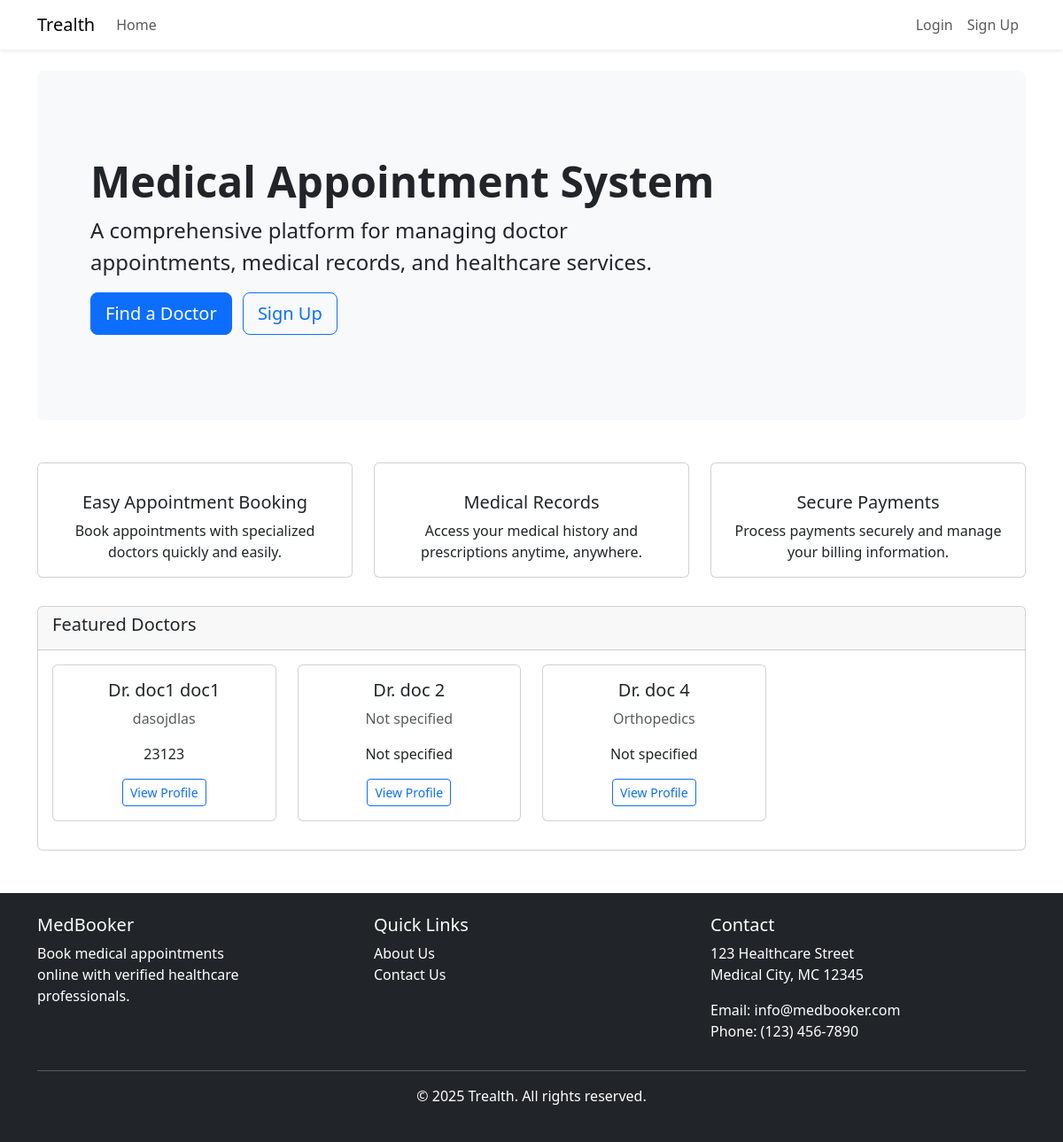
The page / on the database its author committed.
### doctors/models.py (models this page shows, shortened)
class Doctor(models.Model):
    doctor_id = models.AutoField(primary_key=True)
    user = models.OneToOneField(settings.AUTH_USER_MODEL, on_delete=models.CASCADE, related_name='doctor_profile')
    full_name = models.CharField(max_length=255)
    specialization = models.CharField(max_length=255)
    experience_years = models.IntegerField()
    license_number = models.CharField(max_length=50)
    consultation_fee = models.DecimalField(max_digits=10, decimal_places=2)
    hospital_name = models.CharField(max_length=255)
    hospital_location = models.CharField(max_length=255)

### core/views.py (the view)
# urls.py: 2. Add a URL to urlpatterns:  path('', views.home, name='home')
def home(request):
    featured_doctors = Doctor.objects.all()[:4]
    return render(request, 'core/home.html', {'featured_doctors': featured_doctors})

### templates/core/home.html (shortened to what this page needs)
{% extends 'base.html' %}
{% block content %}
<div class="row">
    <div class="col-md-12">
        <div class="p-5 mb-4 bg-light rounded-3">
            <div class="container-fluid py-5">
                <h1 class="display-5 fw-bold">Medical Appointment System</h1>
                <p class="col-md-8 fs-4">A comprehensive platform for managing doctor appointments, medical records, and healthcare services.</p>
                <a href="{% url 'core:find_doctor' %}" class="btn btn-primary btn-lg">Find a Doctor</a>
                {% if not user.is_authenticated %}
                <a href="{% url 'accounts:signup' %}" class="btn btn-outline-primary btn-lg ms-2">Sign Up</a>
                {% endif %}
            </div>
        </div>
    </div>
</div>
<div class="row mt-4">
    <div class="col-md-4">
        <div class="card mb-4">
            <div class="card-body text-center">
                <h5 class="card-title mt-3">Easy Appointment Booking</h5>
                <p class="card-text">Book appointments with specialized doctors quickly and easily.</p>
            </div>
        </div>
    </div>
    <div class="col-md-4">
        <div class="card mb-4">
            <div class="card-body text-center">
                <h5 class="card-title mt-3">Medical Records</h5>
                <p class="card-text">Access your medical history and prescriptions anytime, anywhere.</p>
            </div>
        </div>
    </div>
    <div class="col-md-4">
        <div class="card mb-4">
            <div class="card-body text-center">
                <h5 class="card-title mt-3">Secure Payments</h5>
                <p class="card-text">Process payments securely and manage your billing information.</p>
            </div>
        </div>
    </div>
</div>
<div class="row mt-2">
    <div class="col-md-12">
        <div class="card">
            <div class="card-header">
                <h5>Featured Doctors</h5>
            </div>
            <div class="card-body">
                <div class="row">
                    {% for doctor in featured_doctors %}
                    <div class="col-md-3">
                        <div class="card mb-3">
                            <div class="card-body text-center">
                                <h5 class="card-title">Dr. {{ doctor.full_name }}</h5>
                                <p class="card-text text-muted">{{ doctor.specialization }}</p>
                                <p class="card-text">{{ doctor.hospital_name }}</p>
                                <a href="{% url 'core:find_doctor' %}?id={{ doctor.doctor_id }}" class="btn btn-sm btn-outline-primary">View Profile</a>
                            </div>
                        </div>
                    </div>
                    {% empty %}
                    <div class="col-md-12">
                        <p>No featured doctors available at the moment.</p>
                    </div>
                    {% endfor %}
                </div>
            </div>
        </div>
    </div>
</div>
{% endblock %}

### rows shown on the page
Doctor: full_name "doc1 doc1", specialization "dasojdlas", hospital_name "23123"
Doctor: full_name "doc 2", specialization "Not specified", hospital_name "Not specified"
Doctor: full_name "doc 4", specialization "Orthopedics", hospital_name "Not specified"
